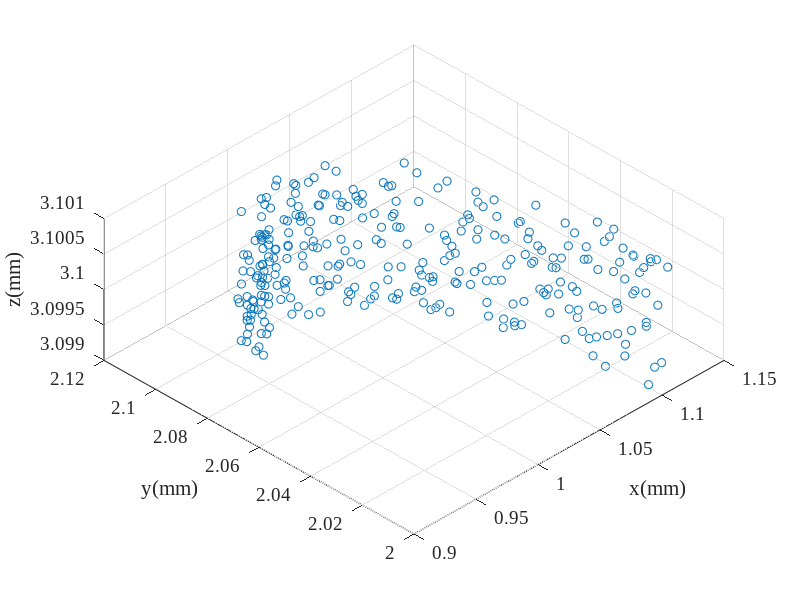

The MATLAB source for this figure: (Note: this script raises an error after producing the figure.)
% 给定刀具波纹度拟合曲线和已加工曲面拟合曲线，给定残高，求各个刀位点的切宽
% 方案：先求切宽和残高的定量关系；然后考虑如何移动各个刀位点，微调来获得所要求的残高
close all;
clear; clc;
addpath(genpath('funcs'));

% global variables
% global textFontSize textFontType unit fitMethod paramMethod;
FitMethod = 'Levenberg-Marquardt';
ParamMethod = 'centripetal';
unit = 'mm';
textFontSize = 14;
textFontType = 'Times New Roman';

%% simulation initialization
debug = 3;
switch debug
    case 2 % 2D tool profile simulation
        cx0 = 0; % unit: mm
        cy0 = 0; % unit: mm
        r0 = 0.1; % unit: mm
        noise = 0.03;
        zNoise = 0.01;
        theta = linspace(0,2*pi/3,200);
        r = r0*(1 - noise + 2*noise*rand(1,length(theta)));
        toolOri(1,:) = r.*cos(theta) + cx0;
        toolOri(2,:) = r.*sin(theta) + cy0;
        toolOri(3,:) = zeros(1,length(theta));
        rmse0 = sqrt(...
                    sum(...
                        ((toolOri(1,:) - cx0).^2 + (toolOri(2,:) - cy0).^2 - r0^2).^2) ...
                /length(theta));
        clear theta r;
    case 3 % 3D tool profile simulation
        cx0 = 1; % unit:mm
        cy0 = 2; % unit:mm
        cz0 = 3; % unit:mm
        r0 = 0.1; % unit:mm
        noise = 0.05;
        zNoise = 0.01;
        theta = linspace(0,2*pi/3,300);
        r = r0*(1 - noise + 2*noise*rand(1,length(theta)));
        toolOri(1,:) = cx0 + r.*cos(theta);
        toolOri(2,:) = cy0 + r.*sin(theta);
        toolOri(3,:) = cz0 + r0*(1 - zNoise + 2*zNoise*rand(1,length(theta)));
        rmse0 = sqrt( ...
            sum((toolOri - ndgrid([cx0;cy0;cz0],1:length(theta)).^2),2) ...
            /length(theta));
        clear theta r;
    otherwise
        toolInput = inputdlg({'Tool fitting method','Tool parameterization method', ...
            'Unit','Font type in figure','Font size in figure'}, ...
            'Tool Processing Input', ...
            [1 20; 1 20; 1 20; 1 20; 1 20], ...
            {'Levenberg-Marquardt','centripetal','\mu m','Times New Roman','14'}, ...
            'WindowStyle');
        FitMethod = toolInput{1};
        ParamMethod = toolInput{2};
        unit = toolInput{3};
        textFontType = toolInput{4};
        textFontSize = str2double(toolInput{5});
        % tool measurement file loading
        [fileName,dirName] = uigetfile({ ...
            '*.mat','MAT-files(*.mat)'; ...
            '*.txt','text-files(*.txt)'; ...
            '*.*','all files(*.*)'...
            }, ...
            'Select one tool tip measurement data', ...
            'Tool\', ...
            'MultiSelect','off');
        pathName = fullfile(dirName,fileName);
        dataOri = load(pathName); % load from file, n*2 matrix
        % data pre-processing
        toolOri = dataOri;
end

f1 = figure('Name','original scatters of the tool');
scatter3(toolOri(1,:),toolOri(2,:),toolOri(3,:));
hold on; grid on;
% axis equal;
set(gca,'FontSize',textFontSize,'FontName',textFontType);
xlabel(['x(',unit,')']);
ylabel(['y(',unit,')']);
zlabel(['z(',unit,')']);
view(-45,60);
clear theta theta1 theta2;

%% 由(x,y)图获得刃口圆心半径以及波纹度函数
nCPts = size(toolOri,2);
[~,radius,includedAngle,toolFit,rmseLsc] = toolFit3D(toolOri,FitMethod);
% plot the fitting results
f2 = figure('Name','tool sharpness fitting result');
xLim = 1.1*max(toolFit(1,:));
quiver(-xLim,0,2*xLim,0,'AutoScale','off','Color',[0,0,0],'MaxHeadSize',0.1); % X axis
hold on;
text(0.9*xLim,-.05*radius,'x');
quiver(0,-0.2*radius,0,1.3*radius,'AutoScale','off','Color',[0,0,0],'MaxHeadSize',0.1); % Y axis
text(0.05*xLim,1.2*radius,'y');
plot(toolFit(1,:),toolFit(2,:),'Color',[0,0.45,0.74]); % tool edge scatters
theta = (pi/2 - includedAngle/2):0.01:(pi/2 + includedAngle/2);
xtmp = radius*cos(theta);
ytmp = radius*sin(theta);
plot(xtmp,ytmp,'Color',[0.85,0.33,0.10]); % tool edge circle
scatter(0,0,'MarkerFaceColor',[0.85,0.33,0.10],'MarkerEdgeColor',[0.85,0.33,0.10]); % tool edge center
quiver(0,0,0,0.5*radius,'AutoScale','off','Color',[0.93,0.69,0.13], ...
    'LineWidth',2.5,'MaxHeadSize',0.3); % tool edge normal
line([0,xtmp(1)],[0,ytmp(1)],'LineStyle','--','Color',[0.85,0.33,0.10]);
line([0,xtmp(end)],[0,ytmp(end)],'LineStyle','--','Color',[0.85,0.33,0.10]);
% xlim([-1.1*xLim,1.1*xLim]);
axis equal;
% set(gca,'TickLabelInterpreter','tex');
set(gca,'FontSize',textFontSize,'FontName',textFontType);
xlabel(['x(',unit,')']);
ylabel(['y(',unit,')']);
legend('','','tool edge','tool fitting arc','tool center', ...
    'tool normal vector','Location','northeast');
clear xtmp ytmp theta xLim; % 删除画图的临时变量
% Cartesian coordinate to cylindrical coordinate
toolTheta = atan2(toolFit(2,:),toolFit(1,:));
toolR = vecnorm(toolFit,2,1);
figure('name','tool curve');
tiledlayout(2,1);
nexttile;
plot(toolTheta*180/pi,toolR); hold on;
set(gca,'FontSize',textFontSize,'FontName',textFontType);
title('tool curve');
ylabel({'polar diameter',['(',unit,'m)']});
nexttile;
plot(toolTheta*180/pi,toolR - radius); hold on;
set(gca,'FontSize',textFontSize,'FontName',textFontType);
title('tool waviness');
ylabel({'polar diameter error',['(',unit,'m)']});
xlabel('central angle \theta(°)');

%% 车刀轮廓插值 two methods to interpolate
k = 3; % degree of the B-spline
u = 0:0.0002:1;
nPts = length(u);

toolFit = [zeros(1,nCPts);toolFit];
% B-spline interpolate in the polar coordinate
[toolEdgePt,toolBform] = bsplinePts_spapi(toolFit,k,u, ...
    'ParamMethod',ParamMethod,'CoordinateType','Cartesian'); 
toolCpts = toolBform.coefs;

% [toolCpts,U] = bSplineCpts(toolFit',k,'chord');
% toolDim = size(toolCpts,2);
% toolPt2 = zeros(nPts,toolDim);
% for i = 1:nPts
%     toolPt2(i,:) = bSplinePt(toolCpts,k,u(i),U);
% end
% toolPt2 = toolPt2';
% 
% plot the difference between the two
% figure('Name','Comparison between the self function and the Mathworks ons');
% tiledlayout(2,1,"TileSpacing","tight","Padding","tight");
% nexttile;
% plot(u',toolPt2(1,:) - toolPt(1,:)); hold on;
% ylabel('\Delta x');
% nexttile;
% plot(u',toolPt2(2,:) - toolPt(2,:)); hold on;
% ylabel('\Delta y');
% xlabel('u');

% plot the interpolation results
figure('Name','Tool Interpolation Results');
plot(toolFit(2,:),toolFit(3,:),'--.', ...
    'MarkerSize',8,'Color',[0,0.447,0.741]); hold on;
plot(toolCpts(2,:),toolCpts(3,:),'x','Color',[0.32,0.55,0.19],'MarkerSize',5);
plot(toolEdgePt(2,:),toolEdgePt(3,:),'Color',[0.635,0.078,0.184]);
axis equal
set(gca,'FontSize',textFontSize,'FontName',textFontType);
xlabel(['y(',unit,')']);
ylabel(['z(',unit,')']);
legend('Measured Pts','Control Pts','Fitting Pts','Location','best');

% plot the interpolation error
% figure('Name','Tool interpolation Error');

%% save the tool interpolation results
center = [0;0;0];
toolEdgeNorm = [0;0;1];
cutDirect = [1;0;0];
toolDirect = [0;1;0];
[toolFileName,toolDirName,toolFileType] = uiputfile({ ...
        '*.mat','MAT-file(*.mat)'; ...
        '*.txt','text-file(.txt)';...
        '*.*','all file(*.*)';...
        }, ...
        'Select the directory and filename to save the tool model', ...
        ['output_data/tool/toolTheo',datestr(now,'yyyymmddTHHMMSS'),'.mat']);
toolFile = fullfile(toolDirName,toolFileName);
switch toolFileType
    case 0 % no saving files
        msgfig = msgbox("No tool model saved","Warning","warn","modal");
        uiwait(msgfig);
    case 1 % *.mat
        Comments = cell2mat(inputdlg( ...
            'Enter Comment of the tool model:', ...
            'Saving Comments', ...
            [5 60], ...
            string(datestr(now))));
        save(toolFile,"Comments","unit","FitMethod","ParamMethod", ... % comments and notes
            "center","radius","includedAngle", ... % tool fitting results
            "toolEdgeNorm","toolDirect","cutDirect","toolBform", ... % tool interpolation results
            "toolEdgePt","toolFit"); % auxiliary data
        % toolEdgePt, toolCpts, toolFit are useless in the following process at present
    otherwise
        msgfig = msgbox("File type error","Error","error","modal");
        uiwait(msgfig);
end

%%
% rmpath(genpath('funcs'));
